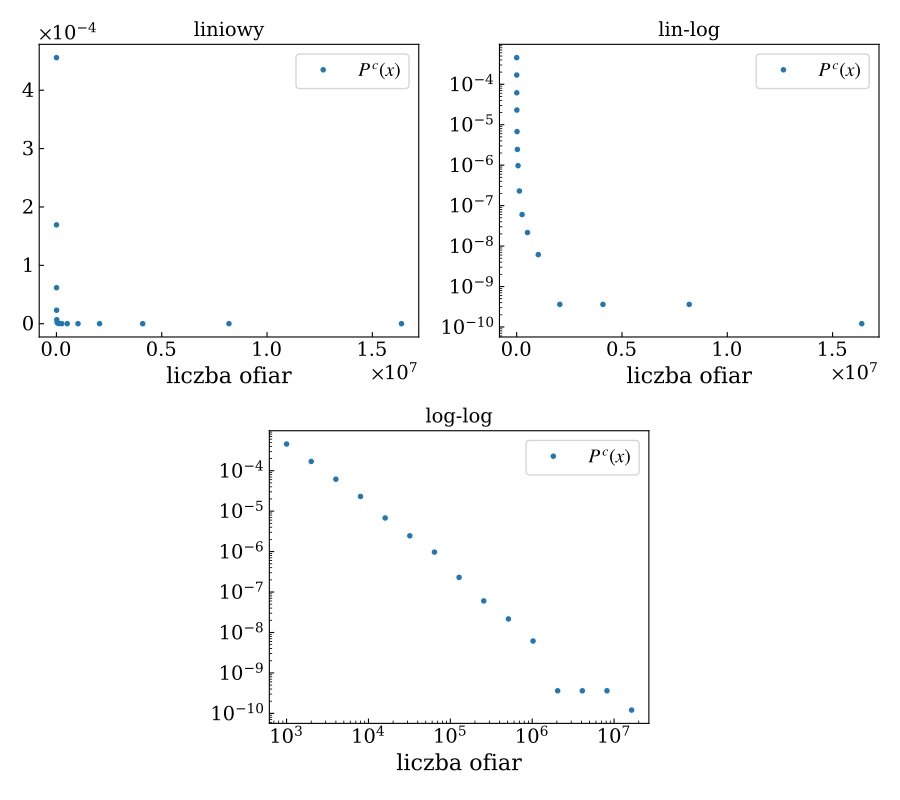

Write the Python code that produced this figure.
from pathlib import Path

import matplotlib.gridspec as gridspec
import matplotlib.pyplot as plt
import numpy as np
from common import bins_log, deaths, hist

from msz import set_plot_style

set_plot_style()

[counts, x] = np.histogram(deaths, bins_log)
diffs = np.diff(bins_log)
probability = counts / deaths.size / diffs

cdf = np.cumsum(probability[::-1])[::-1]

gs = gridspec.GridSpec(nrows=4, ncols=4)
fig = plt.figure()

ax1 = plt.subplot(gs[:2, :2])
hist(ax1, x[:-1], cdf, label="$P^c(x)$")
ax1.set_title("liniowy")
ax1.set_xlabel("liczba ofiar")
ax1.legend()

ax2 = plt.subplot(gs[:2, 2:])
hist(ax2, x[:-1], cdf, label="$P^c(x)$")
ax2.set_title("lin-log")
ax2.set_yscale("log")
ax2.set_xlabel("liczba ofiar")
ax2.legend()

ax3 = plt.subplot(gs[2:4, 1:3])
hist(ax3, x[:-1], cdf, label="$P^c(x)$")
ax3.set_xscale("log")
ax3.set_yscale("log")
ax3.set_title("log-log")
ax3.set_xlabel("liczba ofiar")
ax3.legend()

fig.tight_layout()
plt.savefig(Path(__file__).with_suffix(".pdf"))
# plt.show()
